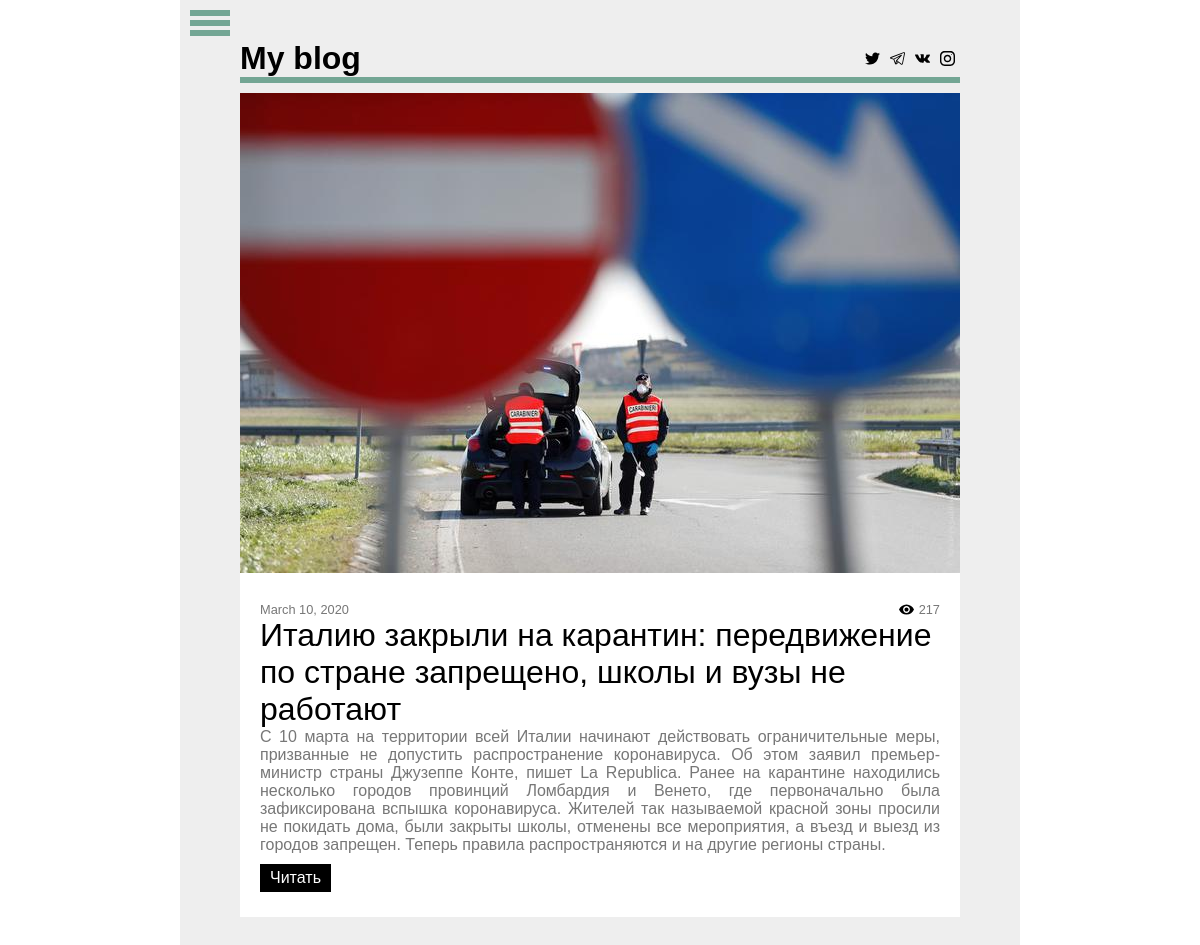
The app's page / (signed in) with its own data.
### news/models.py (models this page shows)
class News(models.Model):
    author = models.ForeignKey(User,on_delete=models.CASCADE,default=0)
    title = models.CharField(max_length=200)
    prev_text = models.TextField(default='')
    text = models.TextField()
    views = models.IntegerField(default=0)
    image = models.ImageField(blank=True,null=True,default=None,upload_to='media/',height_field=None,width_field=None,max_length=100)
    date = models.DateField(auto_now_add=True)

### news/views.py (the view)
# urls.py: path('', views.index, name='index'),
def index(request):
    page_num = 0
    query = list(reversed(get_list_or_404(News)))
    lst = reversed(query[page_num * count: (page_num + 1) * count:1])
    context = {'news': lst}
    if not (page_num + 1) * count >= len(query):
        context['forward'] = page_num + 1
    return render(request, 'index.html', context)

### news/templates/index.html (shortened to what this page needs)
{% extends 'base.html' %}
{% block body %}
    <div class="news">
        {% for news_item in news reversed %}
            <div class="news_item">
                <img src="media/{{ news_item.image }}">
                <div class="info_item">
                    <div class="info">
                        <div class="date">{{ news_item.date }}</div>
                        <div class="views">{{ news_item.views }}</div>
                    </div>
                    <a href="{% url 'news:details' news_item.id %}" class="title">{{ news_item.title }}</a>
                    <p class="prev_text">{{ news_item.prev_text }}</p>
                    <a class="btn" href="{% url 'news:details' news_item.id %}">Читать</a>
                </div>
            </div>
        {% endfor %}
    </div>
{% endblock %}

### static/css/main.css (style rules this page uses)
* { margin: 0; padding: 0; box-sizing: border-box; font-family: Franklin Gothic, Arial, sans-serif; }
a { text-decoration: none; }
.news { display: flex; flex-direction: column; }
.news_item { background-color: #fff; margin-bottom: 10px; }
.news_item img { width: 100%; }
.prev_text, .text { color: #777; margin-bottom: 10px; text-align: justify; }
.info_item { padding: 25px 20px; }
.info { display: flex; justify-content: space-between; }
a.title { margin: 0; color: black; font-size: 2em; transition: 0.3s; }
.date { font-size: 0.8em; color: #777; }
.views { padding-left: 20px; background: url('/static/img/icons/eye.svg') no-repeat; font-size: 0.8em; color: #777; }
.btn { cursor: pointer; display: inline-block; background-color: #000; color: white; padding: 5px 10px; transition: 0.3s; }

### records on screen
News: image (picture), date "March 10, 2020", views "217", title "Италию закрыли на карантин: передвижение по стране запрещено, школы и вузы не работают", prev_text "С 10 марта на территории всей Италии начинают действовать ограничительные меры, призванные не допустить распространение коронавируса. Об этом заявил премьер-министр страны Джузеппе Конте, пишет La Republica. Ранее на карантине находились несколько городов провинций Ломбардия и Венето, где первоначально была зафиксирована вспышка коронавируса. Жителей так называемой красной зоны просили не покидать дома, были закрыты школы, отменены все мероприятия, а въезд и выезд из городов запрещен. Теперь правила распространяются и на другие регионы страны."
